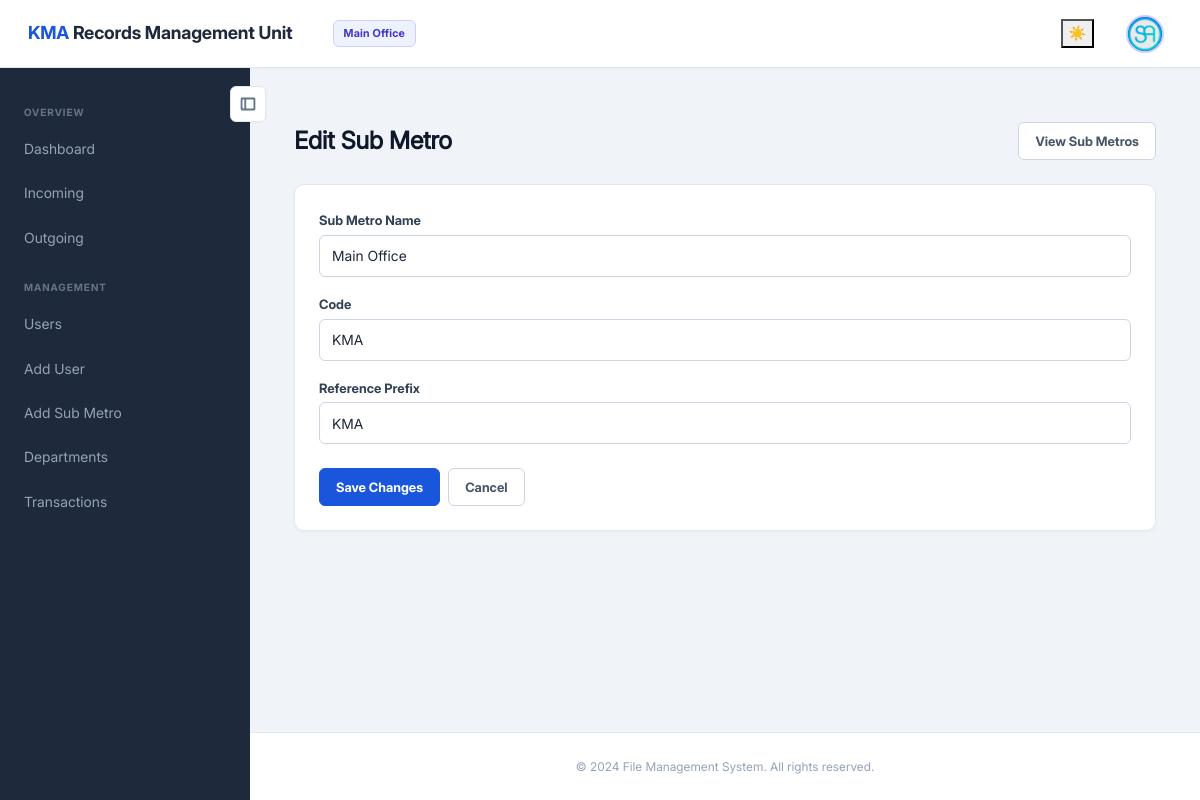
The app's page /backend/admin/edit_submetro.php?id=1 (signed in) with its own data.
### tables this page shows
CREATE TABLE `branches` (
  `id` int(11) NOT NULL,
  `name` varchar(100) NOT NULL,
  `code` varchar(20) NOT NULL,
  `prefix` varchar(20) NOT NULL
);

### backend/admin/edit_submetro.php (the view, shortened to what this page needs)
<?php
include_once '../../assets/inc/config.php';
$id = isset($_GET['id']) ? (int)$_GET['id'] : 0;
$stmt = $mysqli->prepare("SELECT id, name, code, prefix FROM branches WHERE id = ? LIMIT 1");
$stmt->bind_param('i', $id);
$stmt->execute();
$result = $stmt->get_result();
$submetro = $result->fetch_assoc();
include_once './assets/inc/navbar.php';
include_once './assets/inc/sidebar.php';
?>
<div class="container">
    <div class="page-header">
        <h2 class="page-title">Edit Sub Metro</h2>
        <a href="submetros.php" class="btn btn-secondary">View Sub Metros</a>
    </div>
    <div class="admin-card">
        <form action="edit_submetro.php?id=<?php echo (int)$submetro['id']; ?>" method="post">
            <div class="form-group">
                <label for="submetro_name">Sub Metro Name</label>
                <input type="text" class="form-control" id="submetro_name" name="submetro_name"
                    value="<?php echo htmlspecialchars($_POST['submetro_name'] ?? $submetro['name']); ?>" required>
            </div>
            <div class="form-group">
                <label for="code">Code</label>
                <input type="text" class="form-control" id="code" name="code"
                    value="<?php echo htmlspecialchars($_POST['code'] ?? $submetro['code']); ?>" required>
            </div>
            <div class="form-group">
                <label for="prefix">Reference Prefix</label>
                <input type="text" class="form-control" id="prefix" name="prefix"
                    value="<?php echo htmlspecialchars($_POST['prefix'] ?? $submetro['prefix']); ?>" required>
            </div>
            <div class="form-actions">
                <button type="submit" class="btn btn-primary">Save Changes</button>
                <a href="submetros.php" class="btn btn-secondary">Cancel</a>
            </div>
        </form>
    </div>
</div>
<?php include_once './assets/inc/footer.php'; ?>

### backend/admin/assets/css/themes.css (style rules this page uses)
:root, [data-theme="light"] { --bg-body: #f0f4f8; --text-primary: #1e293b; --text-secondary: #475569; --text-muted: #94a3b8; --text-label: #334155; --text-heading: #0f172a; --text-section: #64748b; --card-bg: #ffffff; --card-border: #e2e8f0; --card-shadow: 0 1px 3px rgba(0, 0, 0, 0.04); --navbar-bg: #ffffff; --navbar-border: #e2e8f0; --navbar-brand: #1e293b; --sidebar-bg: #1e293b; --sidebar-link: #94a3b8; --sidebar-link-hover-bg: #334155; --sidebar-link-hover-color: #f1f5f9; --sidebar-section: #64748b; --input-bg: #ffffff; --input-border: #cbd5e1; --input-focus-border: #1a56db; --input-focus-shadow: rgba(26, 86, 219, 0.1); --table-header-bg: #f8fafc; --table-border: #e2e8f0; --table-row-border: #f1f5f9; --table-hover: #f8fafc; --table-stripe: #f8fafc; --primary: #1a56db; --primary-hover: #1648c0; --primary-light: #eef2ff; --primary-border: #c7d2fe; --success: #16a34a; --success-bg: #f0fdf4; --success-border: #bbf7d0; --danger: #dc2626; --danger-bg: #fef2f2; --danger-border: #fecaca; --warning: #b45309; --warning-bg: #fffbeb; --warning-border: #fde68a; --info: #4338ca; --info-bg: #eef2ff; --info-border: #c7d2fe; --toggle-btn-bg: #ffffff; --toggle-btn-border: #e2e8f0; --toggle-btn-color: #64748b; --toggle-btn-hover-bg: #f1f5f9; --footer-bg: #ffffff; --footer-border: #e2e8f0; --footer-color: #94a3b8; --badge-admin-bg: #eef2ff; --badge-admin-color: #4338ca; --badge-user-bg: #f0fdf4; --badge-user-color: #16a34a; --upload-dashed: #94a3b8; --upload-preview-bg: #f1f5f9; --upload-preview-border: #e2e8f0; --shadow-sm: 0 1px 3px rgba(0, 0, 0, 0.04); --shadow-md: 0 4px 12px rgba(0, 0, 0, 0.06); --shadow-lg: 0 10px 30px rgba(0, 0, 0, 0.08); }

### backend/admin/assets/css/styles.css (style rules this page uses)
body { background: #f0f4f8; color: #1e293b; }

### backend/admin/assets/css/admin-modern.css (style rules this page uses)
* { box-sizing: border-box; }
body { background: var(--bg-body); color: var(--text-primary); font-family: Inter, system-ui, -apple-system, sans-serif; font-size: 14px; line-height: 1.6; margin: 0; transition: background 0.3s ease, color 0.3s ease; }
a { color: var(--primary); transition: color 0.15s ease; }
.content > .container, .content > .container-fluid { max-width: 1200px; }
.page-header, .user-form-header { align-items: center; display: flex; gap: 16px; justify-content: space-between; margin-bottom: 24px; animation: slideInLeft 0.35s ease both; }
.page-title, .page-header h2, .user-form-header h2 { color: var(--text-heading); font-size: 24px; font-weight: 700; letter-spacing: -0.02em; margin: 0; word-break: break-word; }
.admin-card, .professional-card, .dashboard-card { background: var(--card-bg); border: 1px solid var(--card-border); border-radius: 10px; box-shadow: var(--shadow-sm); transition: background 0.3s ease, border-color 0.3s ease, box-shadow 0.3s ease, transform 0.2s ease; }
.admin-card, .professional-card { padding: 24px; }
.admin-card { animation: fadeInUp 0.35s ease both; }
.form-control, .custom-select { background: var(--input-bg); border: 1px solid var(--input-border); border-radius: 6px; color: var(--text-primary); font-size: 14px; min-height: 42px; padding: 8px 12px; transition: border-color 0.2s ease, box-shadow 0.2s ease, background 0.3s ease, color 0.3s ease; }
.form-control::placeholder { color: var(--text-muted); }
label { color: var(--text-label); font-size: 13px; font-weight: 600; margin-bottom: 4px; }
.form-group { margin-bottom: 16px; }
.btn { border-radius: 6px; border: 1px solid transparent; cursor: pointer; display: inline-flex; align-items: center; justify-content: center; font-size: 13px; font-weight: 600; line-height: 1; min-height: 38px; padding: 8px 16px; transition: background 0.2s ease, border-color 0.2s ease, box-shadow 0.2s ease, transform 0.15s ease; text-align: center; position: relative; overflow: hidden; }
.btn-primary { background: var(--primary); border-color: var(--primary); color: #ffffff; }
.btn-secondary { background: var(--card-bg); border-color: var(--input-border); color: var(--text-secondary); }
.form-actions, .action-buttons { display: flex; gap: 8px; }
.form-actions { margin-top: 24px; }

### records on screen
branches: submetro_name "Main Office", code "KMA", prefix "KMA"

### other values on screen
$_SESSION['branch']['name'] "Main Office"
